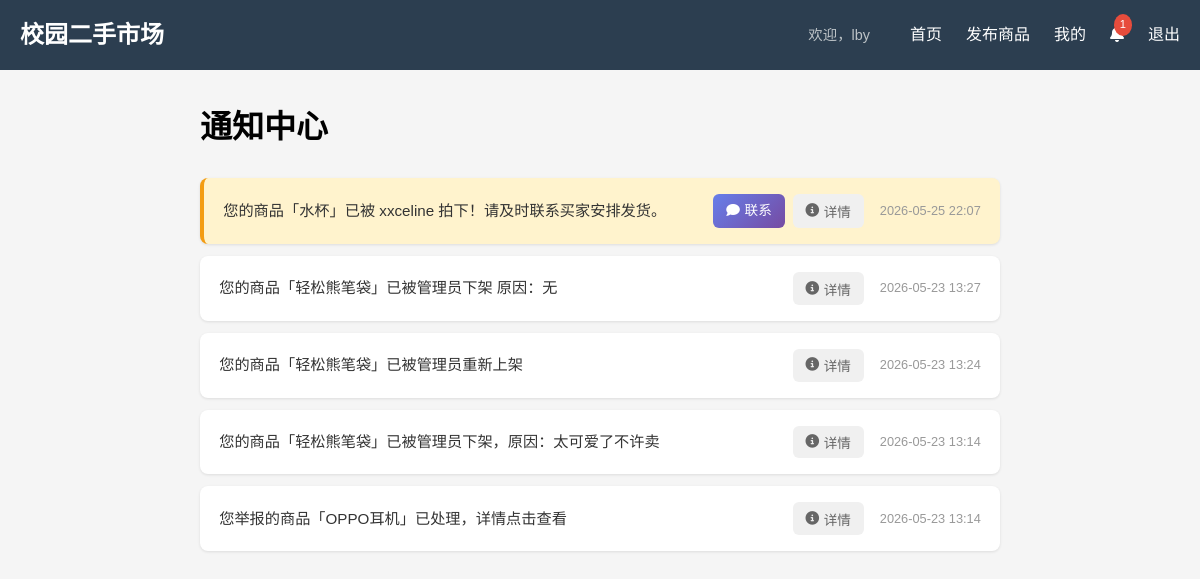
The app's page /my/notifications (signed in) with its own data.
### models.py (models this page shows)
class Notification(db.Model):
    id = db.Column(db.Integer, primary_key=True)
    user_id = db.Column(db.Integer, db.ForeignKey('user.id'), nullable=False)
    content = db.Column(db.Text, nullable=False)
    is_read = db.Column(db.Boolean, default=False)
    create_time = db.Column(db.DateTime, default=datetime.now)
    link = db.Column(db.String(200), nullable=True)
    detail = db.Column(db.Text, nullable=True)   # 新增

### app.py (the view)
@app.route('/my/notifications')
def my_notifications():
    if 'user_id' not in session or session.get('is_admin'):
        return redirect(url_for('login'))
    notifs = Notification.query.filter_by(user_id=session['user_id']).order_by(Notification.create_time.desc()).all()
    for n in notifs:
        n.is_read = True
    db.session.commit()
    return render_template('notifications.html', notifications=notifs)

### app.py (called while the page is built)
def get_cart_count():
    if 'user_id' in session:
        return Cart.query.filter_by(user_id=session['user_id']).count()
    return 0

def get_unread_notification_count():
    if 'user_id' in session:
        return Notification.query.filter_by(user_id=session['user_id'], is_read=False).count()
    return 0

def get_unhandled_reports_count():
    if session.get('is_admin'):
        return Report.query.filter_by(status='待处理').count()
    return 0

@app.context_processor
def inject_common():
    return dict(
        cart_count=get_cart_count(),
        notif_count=get_unread_notification_count(),   # 注意：函数名正确
        is_admin=session.get('is_admin', False),
        unhandled_reports_count=get_unhandled_reports_count()   # 新增
    )

@app.context_processor
def inject_common():
    return dict(
        cart_count=get_cart_count(),
        notif_count=get_unread_notification_count(),   # 注意：函数名正确
        is_admin=session.get('is_admin', False),
        unhandled_reports_count=get_unhandled_reports_count()   # 新增
    )

### templates/notifications.html (shortened to what this page needs)
{% extends "base.html" %}
{% block content %}
<div class="notifications-container">
    <h1>通知中心</h1>
    <div class="notifications-list">
        {% for n in notifications %}
        <div class="notification-card {% if not n.is_read %}unread{% endif %}"
             data-detail="{{ n.detail or '' }}"
             data-content="{{ n.content }}"
             data-link="{{ n.link or '' }}">
            <div class="notification-content">{{ n.content }}</div>
            <div class="notification-actions">
                {% if n.link %}
                <a href="{{ n.link }}" class="action-btn contact-btn">
                    <i class="fas fa-comment"></i> 联系
                </a>
                {% endif %}
                <button class="action-btn detail-btn" onclick="showDetail(this.parentElement.parentElement)">
                    <i class="fas fa-info-circle"></i> 详情
                </button>
            </div>
            <div class="notification-time">{{ n.create_time.strftime('%Y-%m-%d %H:%M') }}</div>
        </div>
        {% else %}
        <div class="empty-state">暂无通知</div>
        {% endfor %}
    </div>
</div>
{% endblock %}

### static/css/style.css (style rules this page uses)
* { margin: 0; padding: 0; box-sizing: border-box; }
body { font-family: Arial, sans-serif; line-height: 1.6; background-color: #f5f5f5; padding-bottom: 80px; }
input, textarea, select, button, label { font-family: inherit; font-size: 1rem; }
.notification-card.unread { background: #fff3cd; border-left: 4px solid #f39c12; }

### templates/notifications.html (style rules this page uses)
.notifications-container { max-width: 800px; margin: 0 auto; }
.notifications-list { margin-top: 1.5rem; }
.notification-card { background: white; border-radius: 8px; padding: 1rem 1.2rem; margin-bottom: 0.75rem; box-shadow: 0 1px 3px rgba(0,0,0,0.1); display: flex; justify-content: space-between; align-items: center; gap: 1rem; transition: background 0.2s; }
.notification-card.unread { background: #fff3cd; border-left: 4px solid #f39c12; }
.notification-content { flex: 1; font-size: 0.95rem; color: #333; }
.notification-actions { display: flex; gap: 0.5rem; flex-shrink: 0; }
.action-btn { padding: 0.4rem 0.8rem; border-radius: 6px; font-size: 0.85rem; text-decoration: none; cursor: pointer; border: none; transition: all 0.2s; display: inline-flex; align-items: center; gap: 0.3rem; }
.contact-btn { background: linear-gradient(135deg, #667eea 0%, #764ba2 100%); color: white; }
.detail-btn { background: #f0f0f0; color: #666; }
.notification-time { font-size: 0.8rem; color: #999; white-space: nowrap; }

### records on screen
Notification: content "您的商品「水杯」已被 xxceline 拍下！请及时联系买家安排发货。", create_time "2026-05-25 22:07"
Notification: content "您的商品「轻松熊笔袋」已被管理员下架 原因：无", create_time "2026-05-23 13:27"
Notification: content "您的商品「轻松熊笔袋」已被管理员重新上架", create_time "2026-05-23 13:24"
Notification: content "您的商品「轻松熊笔袋」已被管理员下架，原因：太可爱了不许卖", create_time "2026-05-23 13:14"
Notification: content "您举报的商品「OPPO耳机」已处理，详情点击查看", create_time "2026-05-23 13:14"

### other values on screen
{{ session.username }} "lby"
{{ notif_count }} "1"
